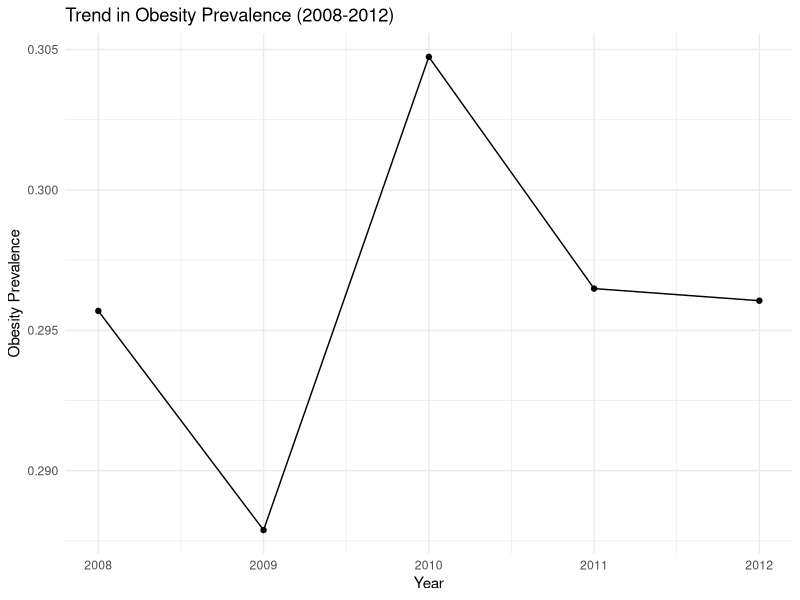
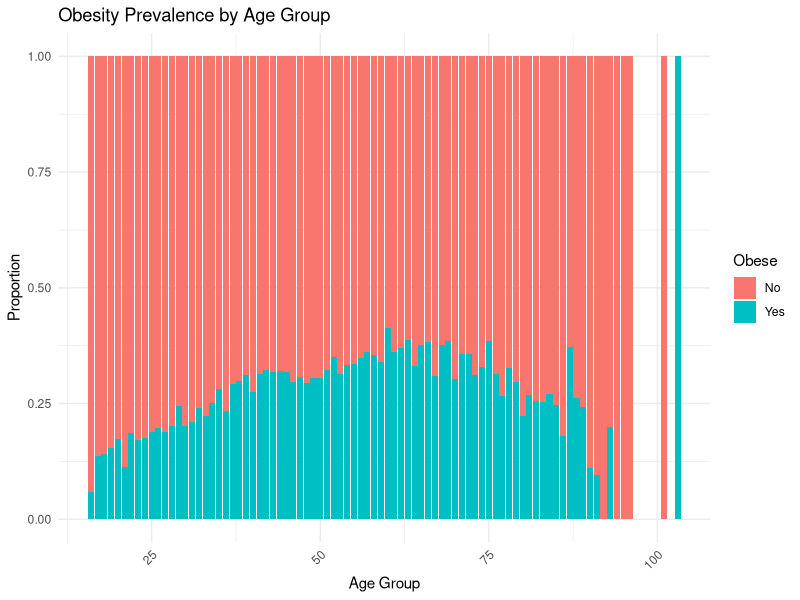
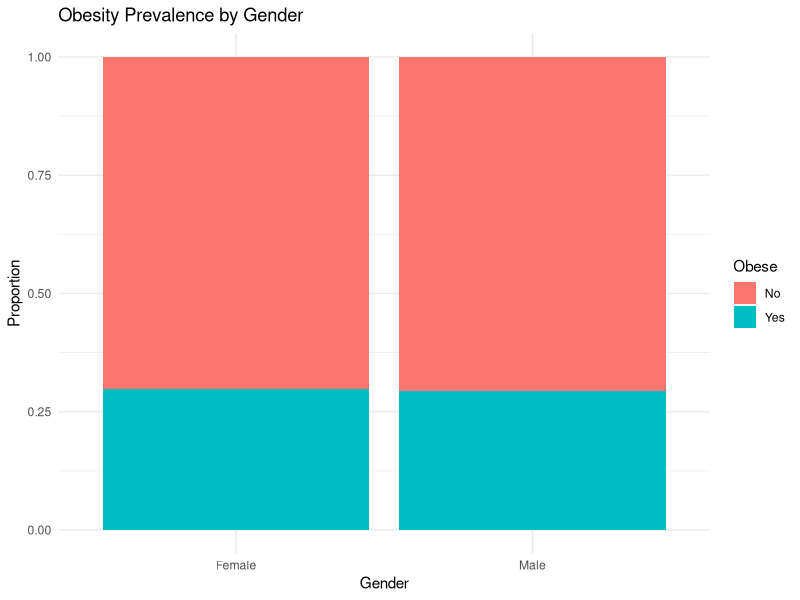
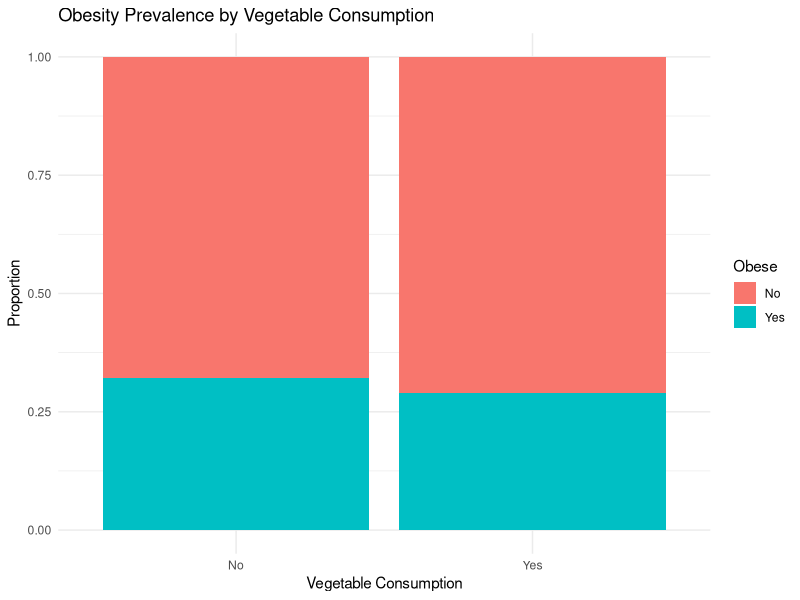
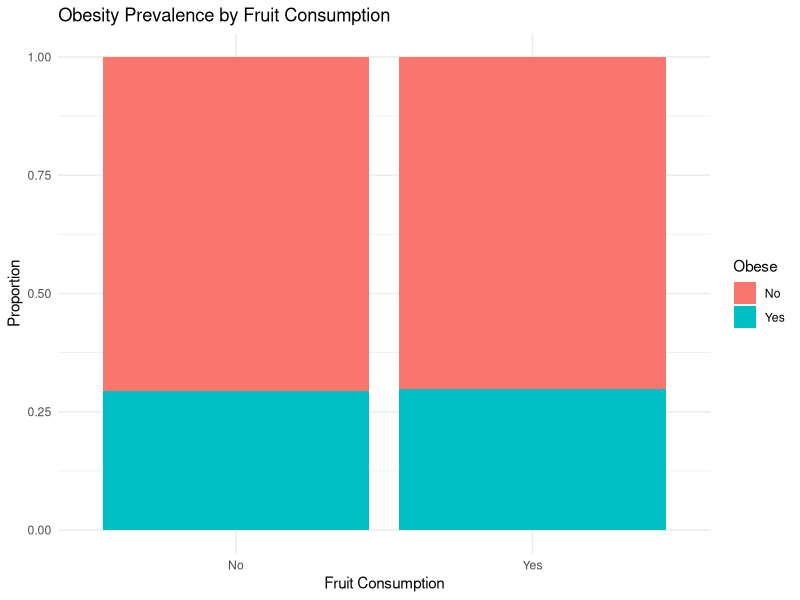
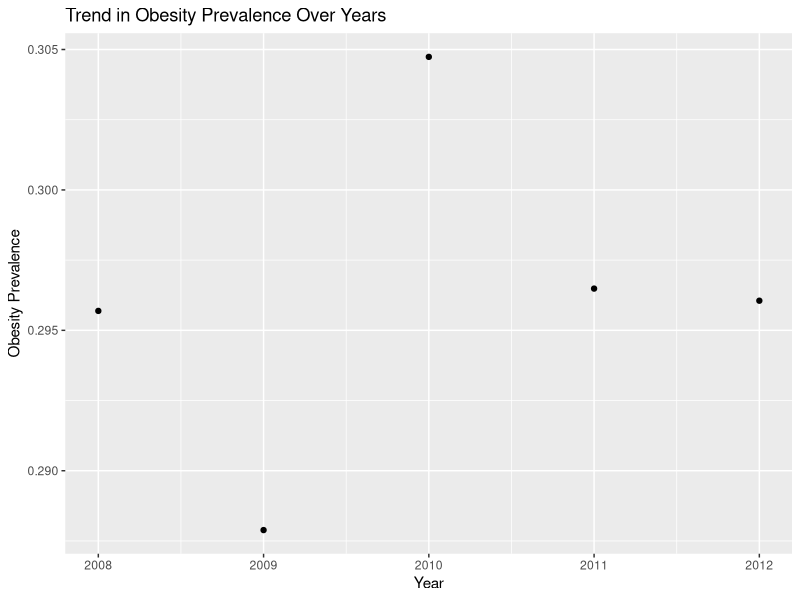
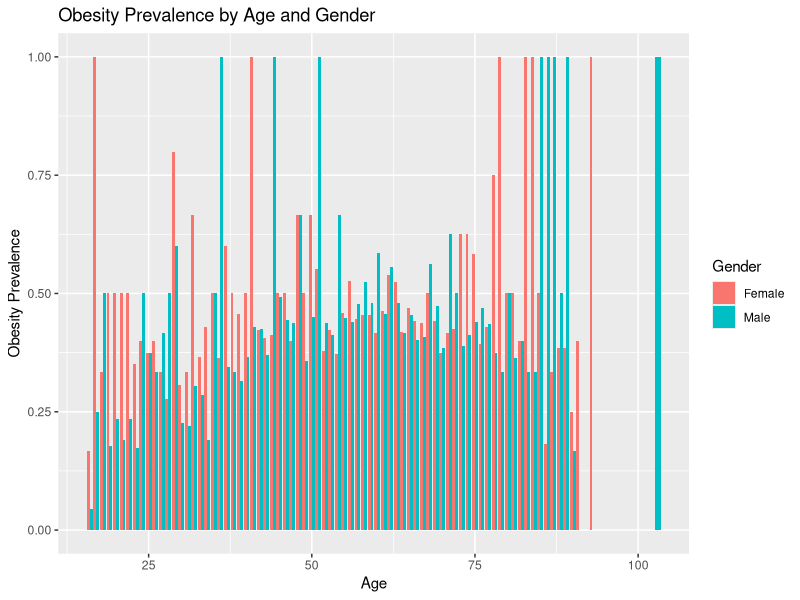
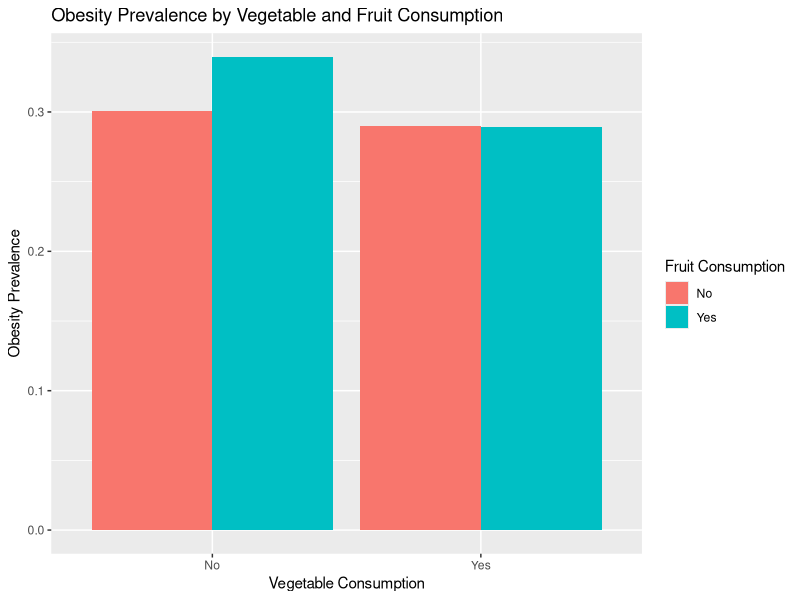

Write the R code that produced these figures, in order.
## ---- chunk 1
# Load necessary packages
library(ggplot2)
library(tidyverse) # For data manipulation and visualization

# Load the dataset
data <- read.csv("DAProject1.csv")

# Display the first few rows of the dataset
head(data)

# Check the dimensions of the dataset
dim(data)

# Summary statistics
summary(data)

# Check for missing values
colSums(is.na(data))

# Exploring obesity prevalence trends
obesity_trend <- data %>%
  group_by(Year) %>%
  summarize(Obesity_Prevalence = mean(Obese == "Yes"))

# Plot the trend in obesity prevalence
ggplot(obesity_trend, aes(x = Year, y = Obesity_Prevalence)) +
  geom_line() +
  geom_point() +
  labs(title = "Trend in Obesity Prevalence (2008-2012)",
       x = "Year",
       y = "Obesity Prevalence") +
  theme_minimal()

# Analyzing obesity by demographic and lifestyle factors
# Obesity by age group
ggplot(data, aes(x = Age, fill = Obese)) +
  geom_bar(position = "fill") +
  labs(title = "Obesity Prevalence by Age Group",
       x = "Age Group",
       y = "Proportion") +
  theme_minimal() +
  theme(axis.text.x = element_text(angle = 45, hjust = 1))

# Obesity by gender
ggplot(data, aes(x = Sex, fill = Obese)) +
  geom_bar(position = "fill") +
  labs(title = "Obesity Prevalence by Gender",
       x = "Gender",
       y = "Proportion") +
  theme_minimal()

# Obesity by vegetable consumption
ggplot(data, aes(x = Veg, fill = Obese)) +
  geom_bar(position = "fill") +
  labs(title = "Obesity Prevalence by Vegetable Consumption",
       x = "Vegetable Consumption",
       y = "Proportion") +
  theme_minimal()

# Obesity by fruit consumption
ggplot(data, aes(x = Fruit, fill = Obese)) +
  geom_bar(position = "fill") +
  labs(title = "Obesity Prevalence by Fruit Consumption",
       x = "Fruit Consumption",
       y = "Proportion") +
  theme_minimal()

## ---- chunk 2
# Load required libraries
library(tidyverse) # For data manipulation and visualization

# Load the data
data <- read.csv("DAProject1.csv")

# Data exploration
head(data)
summary(data)
str(data)

# Data preprocessing (if necessary)

# Data analysis
# Trend analysis
obesity_trend <- data %>%
  group_by(Year) %>%
  summarise(Obesity_Prevalence = mean(Obese == "Yes")) 

# Demographic analysis
obesity_demographic <- data %>%
  group_by(Age, Sex, Education) %>%
  summarise(Obesity_Prevalence = mean(Obese == "Yes")) 

# Lifestyle factors analysis
obesity_lifestyle <- data %>%
  group_by(Veg, Fruit) %>%
  summarise(Obesity_Prevalence = mean(Obese == "Yes")) 

# Visualization
# Trend analysis visualization
ggplot(obesity_trend, aes(x = Year, y = Obesity_Prevalence)) +
  geom_point() +
  labs(title = "Trend in Obesity Prevalence Over Years",
       x = "Year",
       y = "Obesity Prevalence")

# Demographic analysis visualization
ggplot(obesity_demographic, aes(x = Age, y = Obesity_Prevalence, fill = Sex)) +
  geom_bar(stat = "identity", position = "dodge") +
  labs(title = "Obesity Prevalence by Age and Gender",
       x = "Age",
       y = "Obesity Prevalence",
       fill = "Gender")

# Lifestyle factors analysis visualization
ggplot(obesity_lifestyle, aes(x = Veg, y = Obesity_Prevalence, fill = Fruit)) +
  geom_bar(stat = "identity", position = "dodge") +
  labs(title = "Obesity Prevalence by Vegetable and Fruit Consumption",
       x = "Vegetable Consumption",
       y = "Obesity Prevalence",
       fill = "Fruit Consumption")

# Statistical testing (if necessary)
# For example, chi-square test to test the association between categorical variables

# Interpretation
# Provide interpretations of the findings from the analysis

# Conclusion
# Summarize the main findings and conclusions drawn from the analysis

## ---- chunk 3
# Calculate the prevalence of obesity by year
obesity_by_year <- data %>%
  group_by(Year) %>%
  summarise(ObesityPrevalence = mean(Obese == "Yes") * 100)

# Plot the trend of obesity prevalence over the years
ggplot(obesity_by_year, aes(x = Year, y = ObesityPrevalence)) +
  geom_line() +
  geom_point() +
  theme_minimal() +
  labs(title = "Obesity Prevalence Over the Years",
       y = "Obesity Prevalence (%)",
       x = "Year")

# Analyze obesity by age group
data$AgeGroup <- cut(data$Age, breaks=c(0, 18, 30, 40, 50, 60, 70, 80, 100),
                     labels=c("0-18", "19-30", "31-40", "41-50", "51-60", "61-70", "71-80", "81+"))

# Plot obesity prevalence by age group
data %>%
  group_by(AgeGroup) %>%
  summarise(ObesityPrevalence = mean(Obese == "Yes") * 100) %>%
  ggplot(aes(x = AgeGroup, y = ObesityPrevalence)) +
  geom_bar(stat = "identity") +
  theme_minimal() +
  labs(title = "Obesity Prevalence by Age Group",
       y = "Obesity Prevalence (%)",
       x = "Age Group") 



